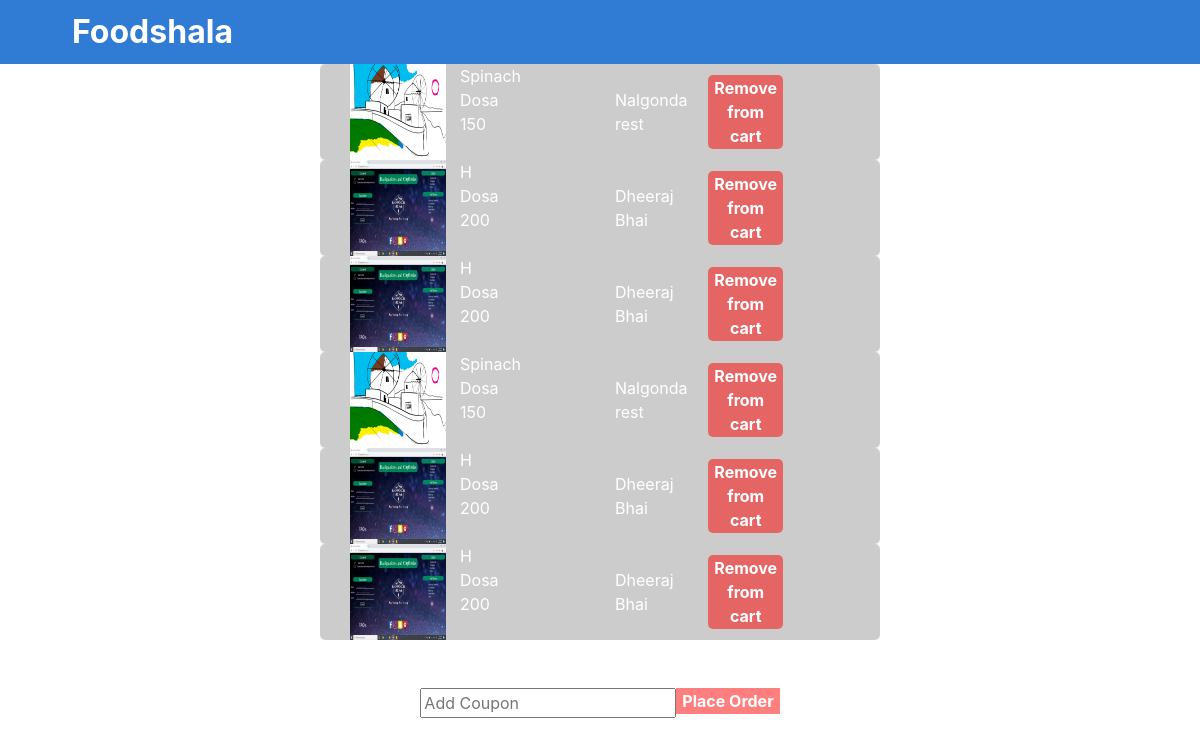
Page /index.php/cart/getCartDetails on the earlier database version.
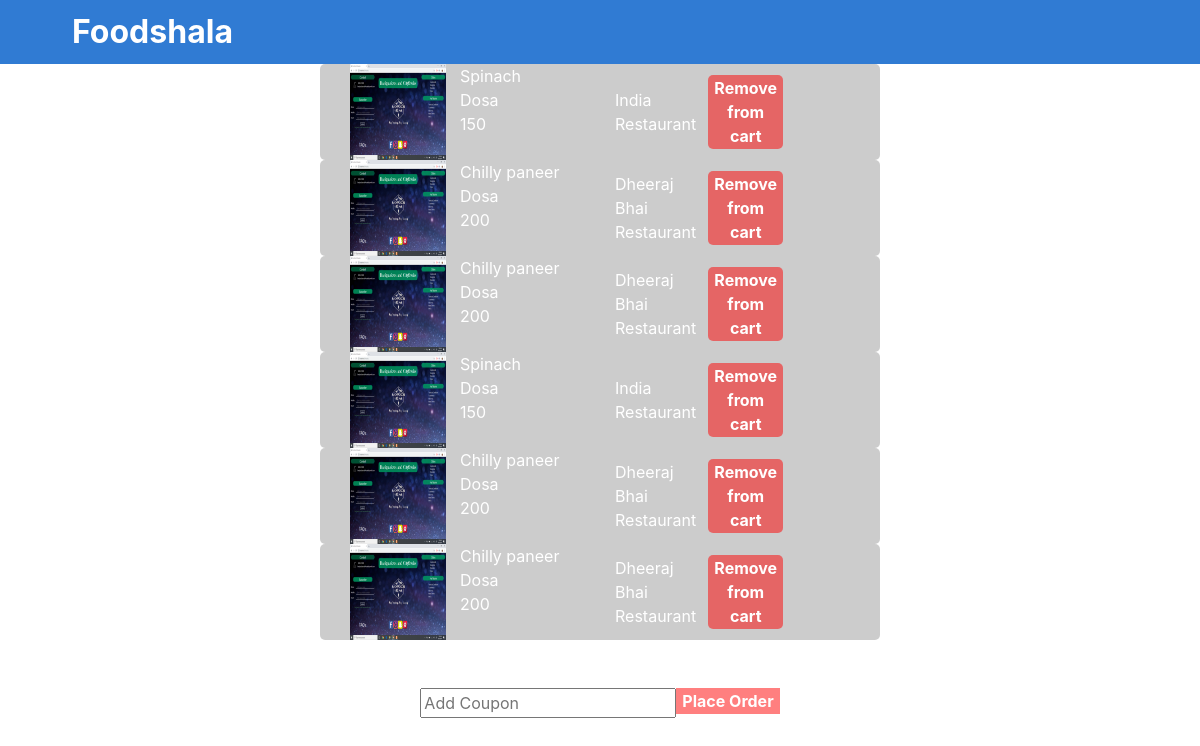
Same page on the later database version.
### tables this page shows
CREATE TABLE `categories` (
  `id` int(11) NOT NULL,
  `category_name` varchar(100) NOT NULL,
  `category_unique_id` varchar(100) NOT NULL,
  `updated_on` timestamp NOT NULL DEFAULT CURRENT_TIMESTAMP ON UPDATE CURRENT_TIMESTAMP
);

CREATE TABLE `items` (
  `id` int(11) NOT NULL,
  `item_name` varchar(100) DEFAULT NULL,
  `vegYN` varchar(10) DEFAULT NULL,
  `item_category_id` varchar(100) DEFAULT NULL,
  `item_unique_id` varchar(100) NOT NULL,
  `restaurant_unique_id` varchar(100) DEFAULT NULL,
  `updated_on` timestamp NOT NULL DEFAULT CURRENT_TIMESTAMP ON UPDATE CURRENT_TIMESTAMP,
  `price` int(5) DEFAULT NULL,
  `item_image` varchar(300) DEFAULT NULL
);

CREATE TABLE `restaurant` (
  `id` int(11) NOT NULL,
  `restaurant_name` varchar(100) DEFAULT NULL,
  `user_name` varchar(100) NOT NULL,
  `address` varchar(200) DEFAULT NULL,
  `passwords` varchar(100) DEFAULT NULL,
  `rating` float(2,2) DEFAULT NULL,
  `restaurant_unique_id` varchar(200) NOT NULL,
  `number_of_tables` int(5) DEFAULT NULL,
  `timings` timestamp NOT NULL DEFAULT CURRENT_TIMESTAMP ON UPDATE CURRENT_TIMESTAMP,
  `contact` varchar(15) DEFAULT NULL
);

### application/controllers/Cart.php (called while the page is built, shortened)
<?php
class Cart extends CI_Controller
{
	public function getCartDetails(){
		$this->load->model('cartModel');
		$this->load->model('itemModel');
		$this->load->library('session');
		$data['userType'] = $this->session->userdata('userType');
		$userid = $this->session->userdata('userUniqueId');
		$data['cartdetails'] = $this->cartModel->getCartDetailsByUser($userid);
		$data['categories'] = $this->itemModel->getCategories();
		$data['name'] = $this->session->userdata('userName');
		$data['authToken'] = $this->session->userdata('authToken');
		$this->load->view('customers/cartView',$data);
	}
}

### index.php (called while the page is built, shortened)
<?php
require_once BASEPATH.'core/CodeIgniter.php';

### application/models/cartModel.php (called while the page is built, shortened)
<?php
class CartModel extends CI_Model {
	public function getCartDetailsByUser($userid){
		$query = $this->db->query("SELECT * from cart inner join restaurant on cart.restaurant_unique_id =restaurant.restaurant_unique_id inner join items on items.item_unique_id = cart.item_unique_id  where cart.customer_unique_id = '$userid' and cart.orderedYN != 'Y' ");
		return $query->result();
	}
}

### application/models/ItemModel.php (called while the page is built, shortened)
<?php
class ItemModel extends CI_Model {
	public function getCategories(){
		$query = $this->db->query("SELECT * from categories ORDER BY category_name ASC");
		return $query->result();
	}
}

### application/views/customers/cartView.php (the view, shortened to what this page needs)
<!DOCTYPE html>
<html>
<head>
</head>
<body>
	<?php $this->load->view('generalFiles/navbar'); ?>
	<div class="containers">
		<div>
			<?php foreach($cartdetails as $item){
							foreach($categories as $category){
								if($item->item_category_id == $category->category_unique_id){
				?>
			<div class="card-element">
				<div class="card-element-body d-flex ">
					<span class="block-1 d-flex col-6">
						<span class="col-6"><img src="<?php echo base_url('assets/images/').$item->item_image;?>" ></span>
						<span class="col-6">
							<span class="item-name row"><?php echo $item->item_name; ?></span>
							<span class="item-category row"><?php echo $category->category_name; ?></span>
							<span class="item-price row"><?php echo $item->price; ?></span>
						</span>
					</span>
					<span class="restaurant-name col-2" restaurant-id="<?php echo $item->restaurant_unique_id; ?>"><?php echo $item->restaurant_name; ?></span>
					<span class="remove-from-cart col-2" item-id="<?php  echo $item->cart_item_unique_id; ?>">
						<button>Remove from cart</button>
					</span>
				</div>
			</div>
				<?php } } } ?>
				<?php if(count($cartdetails) != 0){ ?>
					<div id="dis">
				<span ><input type="text" name="discount" id="discount" placeholder="Add Coupon"></span>
				<span><button class="place-order">Place Order</button></span>
				</div>
			<?php }else{ ?>
				<div style="height: 100vh;width:100vw;display: flex">
						<h1 style="position: fixed;top:40%;left:40%;color:green">No Items in cart !!</h1>
				</div>
			<?php } ?>
		</div>
	</div>
</body>
</html>

### application/views/generalFiles/navbar.php (shortened to what this page needs)
<!DOCTYPE html>
<html>
<head>
	<link rel="stylesheet" href="https://stackpath.bootstrapcdn.com/bootstrap/4.3.1/css/bootstrap.min.css">
</head>
<body>
	<div class="navbar-div">
		<div class="navbar-content">
			<span class="navbar-logo mr-auto"><a href="<?php if($userType == 2){echo site_url('/');}else{echo site_url('/Home/restaurantIndexPage');} ?>" style="color:white">Foodshala</a></span>
		</div>
	</div>
</body>
</html>

### application/views/customers/cartView.php (style rules this page uses)
* { color: white; }
.card-element { width:100%; height:6rem; padding-left: 20rem; padding-right: 20rem; }
.card-element-body { width: 100%; height: 6rem; background: rgba(0,0,0,0.2); border-radius: 5px; align-items: center; }
img { width: 6rem; height: 6rem; }
#dis { display: flex; justify-content: center; padding: 3rem }
.remove-from-cart button { border: none; background: rgba(255,0,0,0.5); border-radius:5px; color: white; font-weight: 700; }
button { border: none; background: rgba(255,0,0,0.5); border-radius:5px; color: white; font-weight: 700; }

### application/views/generalFiles/navbar.php (style rules this page uses)
.navbar-content { background:#307bd3; padding: 0.5rem; }
.navbar-logo { font-size: 2rem; color: white; font-weight: 700; padding:0 4rem; display: flex; }

Differences in the rows shown:
changed through a linked row, categories "Dosa": items.item_image: a different picture
changed restaurant: restaurant_name "Nalgonda rest" → "India Restaurant"
changed items: item_name "H" → "Chilly paneer"
changed restaurant: restaurant_name "Dheeraj Bhai" → "Dheeraj Bhai Restaurant"
